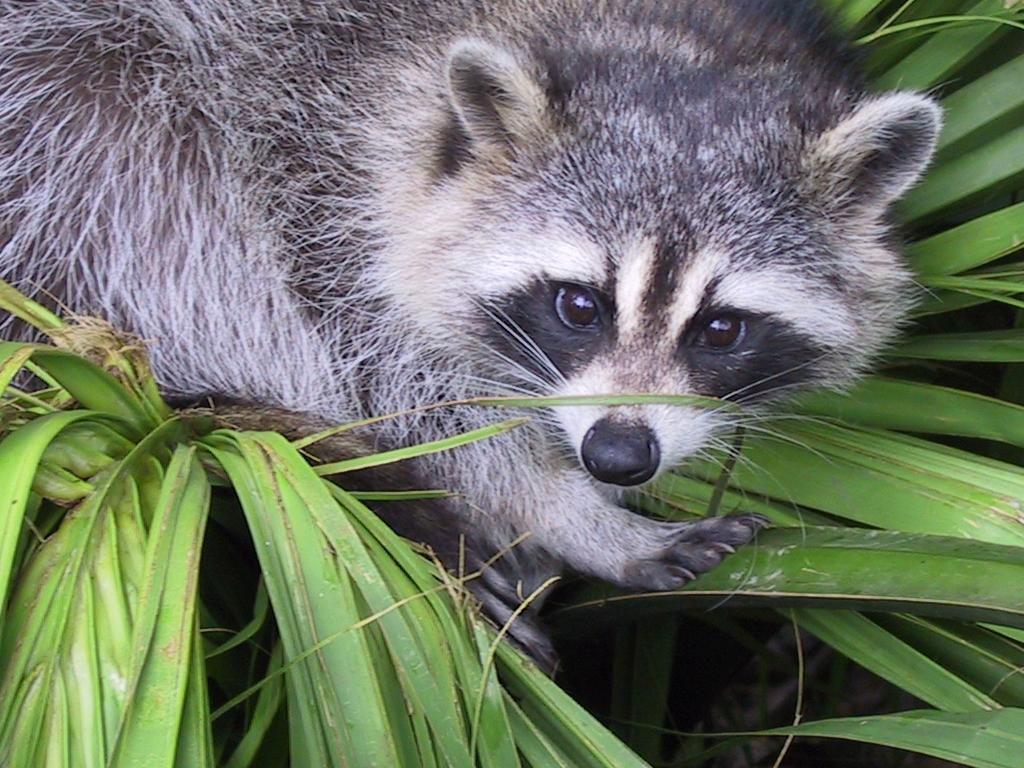
#> input picture day01/ex04/animal.jpeg, 1024 x 768 px
$ python rotate.py
#> lines starting #> are read from the running program, lines starting #| are printed output that depends on the picture
### day01/ex04/load_image.py
import numpy as np
import cv2


def print_new_size(row: int, cow: int, image: np, list_img: np):
    """display the information of an image after zooming"""

    print("\033[0;33mNew shape after slicing:\
\033[0m ", image.shape, " or (", row, ", ", cow, ")", sep="")
    print(list_img)


def ft_load(path: str) -> np:
    """is a fonction that load an image,prints its format
and its pixels content in RGB format"""
#> called with path = 'animal.jpeg'

    image = cv2.imread(path)
#> image is the input picture: shape (768, 1024, 3); mean B, G, R 102.1, 117.7, 110.7
    if image is None:
        print("\033[0;31mError: cannot open the file\033[0m")
        return (None)

    for i in image:
        for y in i:
            first = y[0]
            y[0] = y[2]
            y[2] = first
#> after the loop, y = [118, 153, 89]
    image = zoom_img(image)
    return (image)


def zoom_img(image: np):
    """zoom_img receive a np array from a jpg or a jpeg
and display it after zooming"""

    slice_image = image[100:500, 450:850, 0:1]
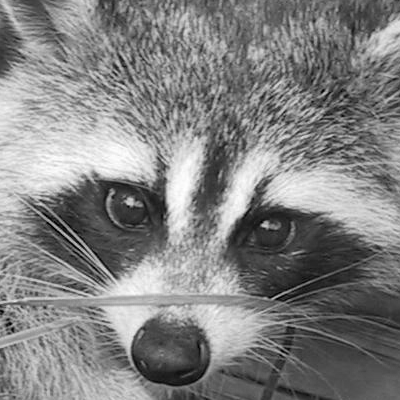
#> slice_image: shape (400, 400, 1); min 0, max 255, mean 129.9

    (row, col) = slice_image.shape[0:2]
#> row = 400; col = 400
    new_list = [[]]
    i = 0
    while i < len(slice_image):
        y = 0
        while y < len(slice_image):
            new_list[0].append(list(slice_image[i][y]))
            y += 1
        i += 1
#> after the loop, i = 400
    new_list = np.array(new_list)
    print_new_size(row, col, slice_image, new_list)
#| [0;33mNew shape after slicing:[0m (400, 400, 1) or (400, 400)
    return slice_image


def main():
    return


# [2 lines that do not run on import are left out]

### day01/ex04/rotate.py
from load_image import ft_load
import matplotlib.pyplot as plt
import numpy as np


def print_transpose_size(row: int, cow: int, new_list: np):
    """display the data of an image after transpose"""

    print("\033[0;33mNew shape after transpose:\
\033[0m (", row, ", ", cow, ")", sep="")
    print(new_list)


def transpose(img: np):
    """rotate an img and display it"""

    rotate = [[img[j][i] for j in range(len(img))] for i in range(len(img[0]))]
#> rotate = 400 items

    new_list = [[]]
    i = 0
    while i < len(rotate):
        y = 0
        while y < len(rotate):
            new_list[0].append(list(rotate[i][y]))
            y += 1
        i += 1
#> after the loop, i = 400
    new_list = np.array(new_list)
    print_transpose_size(len(rotate), len(rotate[0]), new_list)

    plt.imshow(rotate, cmap="gray")
    plt.show()
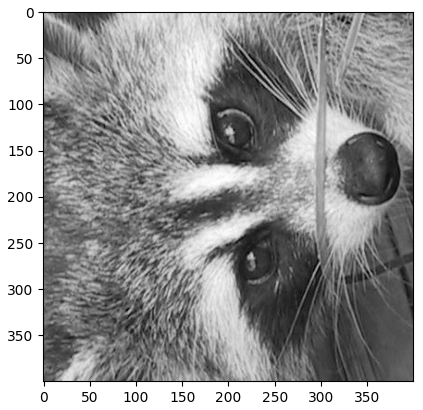
#> figure drawn by matplotlib, 1 panel


def main():
    img = ft_load("animal.jpeg")
    if img is None:
        return
    transpose(img)


if __name__ == "__main__":
    main()
